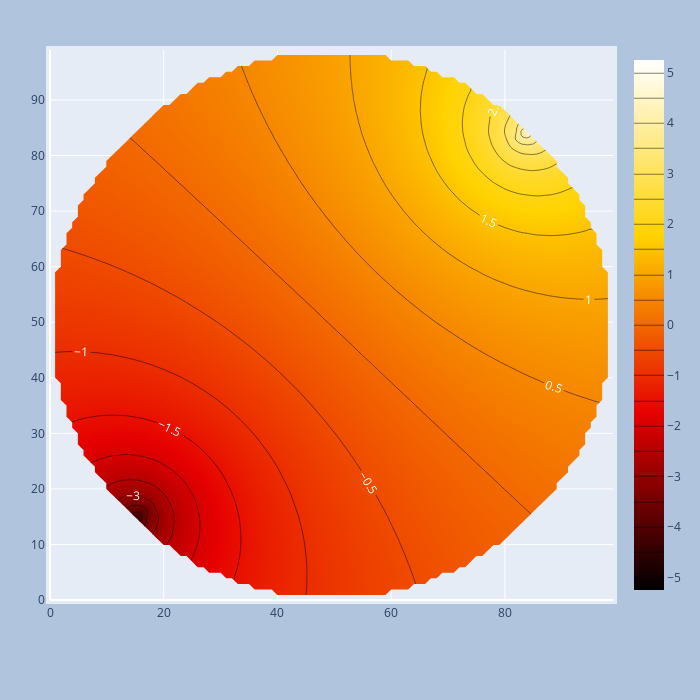

The notebook cell saved with this chart:
### Code cell
import plotly.graph_objects as go

fig = go.Figure(data =
    go.Contour(
        z=grid_z2,
        # contours_coloring='lines',
        colorscale='Hot',
        contours=dict(
            start=-5,
            end=5,
            size=0.5,
            coloring ='heatmap',
            showlabels = True, # show labels on contours
            labelfont = dict( # label font properties
                size = 12,
                color = 'white',
            )
        ),
        line_smoothing=1.3
    ),
    )

fig.update_layout(
    autosize=False,
    width=700,
    height=700,
    margin=dict(
        l=50,
        r=50,
        b=100,
        t=50,
        pad=4
    ),
    paper_bgcolor="LightSteelBlue",
)
fig.show()

### Figure 1 — Plotly figure (JSON) as saved in the notebook; plotly's stock layout.template omitted (floating-point values rounded to 4 significant figures; data arrays with more than 128 entries replaced by an {"elided": "..."} marker saying what was removed)
{"data": [{"colorscale": [[0, "rgb(0,0,0)"], [0.3333, "rgb(230,0,0)"], [0.6667, "rgb(255,210,0)"], [1, "rgb(255,255,255)"]], "contours": {"coloring": "heatmap", "end": 5, "labelfont": {"color": "white", "size": 12}, "showlabels": true, "size": 0.5, "start": -5}, "line": {"smoothing": 1.3}, "type": "contour", "z": {"elided": "100x100 float values"}}], "layout": {"autosize": false, "height": 700, "margin": {"b": 100, "l": 50, "pad": 4, "r": 50, "t": 50}, "paper_bgcolor": "LightSteelBlue", "width": 700}}
